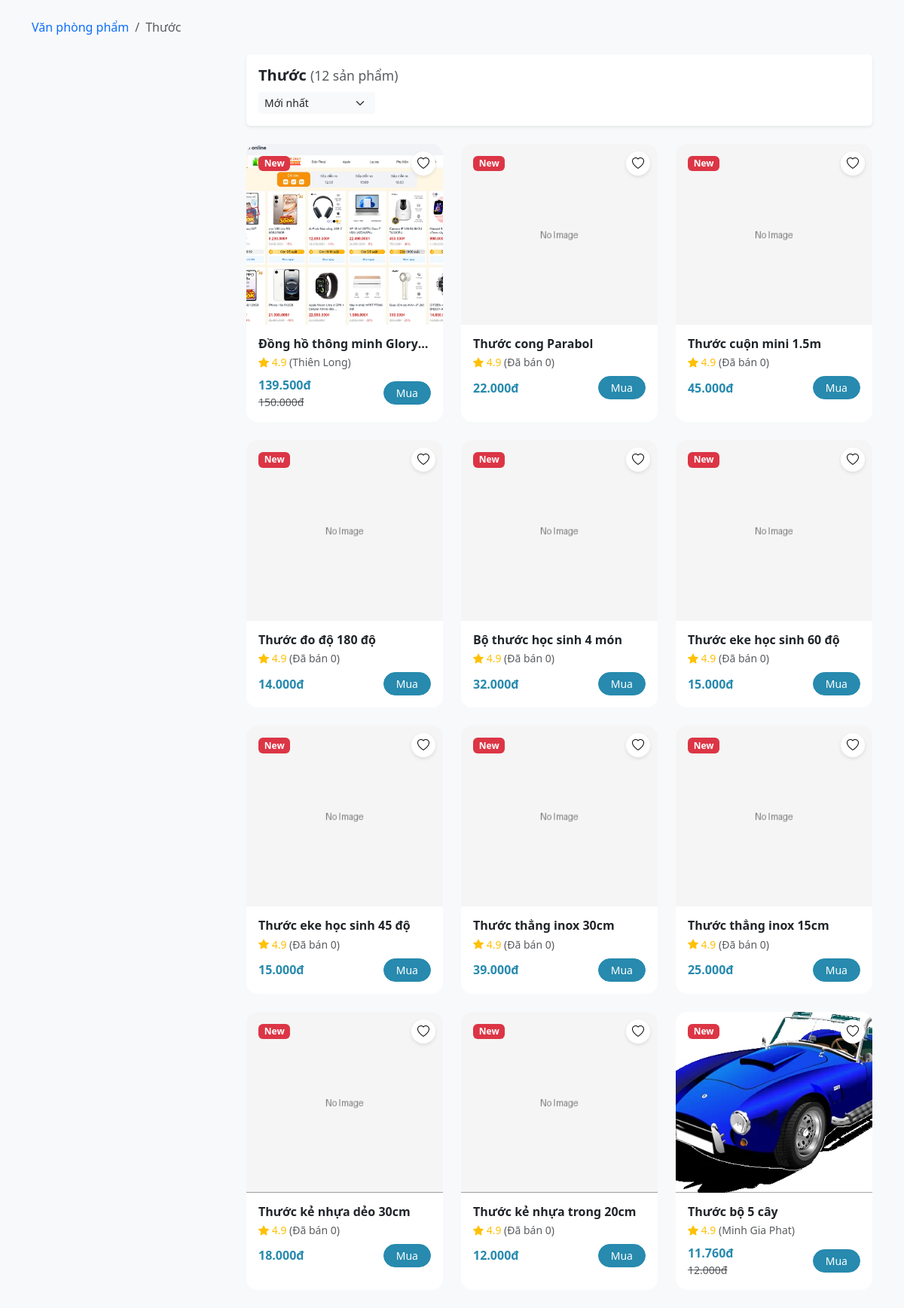
/category/thuoc/detail/, run on the app's committed database.
### store/models.py (models this page shows, shortened)
class Category(ImageOptimizationsMixin, MPTTModel):
    name = models.CharField(max_length=255)
    parent = TreeForeignKey(
        "self", on_delete=models.CASCADE, null=True, blank=True, related_name="children"
    )
    slug = models.SlugField(unique=True, blank=True)
    icon_code = models.CharField(max_length=150, blank=True)
    image = models.ImageField(upload_to=original_upload_path, blank=True, null=True)
    is_active = models.BooleanField(default=True, db_default=True)
    is_featured = models.BooleanField(default=False)
    display_order = models.IntegerField(default=0)
    created_at = models.DateTimeField(auto_now_add=True)
    update_at = models.DateTimeField(auto_now=True)
    meta_title = models.CharField(max_length=200, blank=True)
    meta_description = models.TextField(max_length=500, blank=True)
    meta_keywords = models.CharField(max_length=300, blank=True)
    objects = models.Manager()
    active = ActiveManager()
    class MPTTMeta:
        order_insertion_by = ["display_order", "name"]
    class Meta:
        verbose_name_plural = "Categories"
        ordering = ["display_order", "name"]
    def get_absolute_url(self):
        return reverse("store:category_detail", kwargs={"slug": self.slug})
    def get_products_queryset(
        self, brand=None, min_price=None, max_price=None, sort=None, is_active=True
    ):
        category_ids = [self.id] + list(
            self.get_descendants().values_list("id", flat=True)
        )
        queryset = Product.objects.filter(category_id__in=category_ids).select_related(
            "brand", "category"
        )
        if is_active:
            queryset = queryset.filter(is_active=True)
        if brand:
            queryset = queryset.filter(brand__slug=brand)
        if min_price:
            queryset = queryset.filter(price__gte=min_price)
        if max_price:
            queryset = queryset.filter(price__lte=max_price)
        sort_mapping = {
            "price_asc": "price",
            "price_desc": "-price",
            "name_asc": "name",
            "name_desc": "-name",
        }
        if sort in sort_mapping:
            queryset = queryset.order_by(sort_mapping[sort])
        elif sort == "bestseller":
            queryset = queryset.annotate(sold=Sum("order_items__quantity")).order_by(
                "-sold"
            )
        else:
            queryset = queryset.order_by("-created_at")
        return queryset
    def get_grouped_products(self, limit=12, **kwargs):
        grouped_data = []
        children = self.children.filter(is_active=True)
        targets = children if children.exists() else [self]
        for child in targets:
            products = list(child.get_products_queryset(**kwargs)[:limit])
            if products:
                grouped_data.append({"category": child, "products": products})
        return grouped_data

class Product(models.Model):
    name = models.CharField(max_length=255)
    category = models.ForeignKey(
        Category, on_delete=models.PROTECT, related_name="category_products"
    )
    brand = models.ForeignKey(
        Brand,
        on_delete=models.PROTECT,
        related_name="brand_products",
        null=True,
        blank=True,
    )
    slug = models.SlugField(unique=True, blank=True)
    description = models.TextField(blank=True)
    short_description = models.CharField(max_length=300, blank=True)
    price = models.DecimalField(max_digits=10, decimal_places=2)
    discount_percent = models.DecimalField(
        max_digits=5, decimal_places=0, default=Decimal("0")
    )
    cost_price = models.DecimalField(
        max_digits=10, decimal_places=2, default=Decimal("10.00")
    )
    stock = models.PositiveIntegerField(default=0)
    low_stock_threshold = models.PositiveIntegerField(default=5)
    track_stock = models.BooleanField(default=True)
    is_active = models.BooleanField(default=True)
    is_featured = models.BooleanField(default=False)
    is_sold = models.BooleanField(default=False)
    created_at = models.DateTimeField(auto_now_add=True)
    updated_at = models.DateTimeField(auto_now=True)
    create_by = models.ForeignKey(
        settings.AUTH_USER_MODEL,
        on_delete=models.CASCADE,
        related_name="products",
        blank=True,
        null=True,
    )
    meta_title = models.CharField(max_length=200, blank=True)
    meta_description = models.TextField(max_length=500, blank=True)
    meta_keywords = models.CharField(max_length=300, blank=True)
    objects = models.Manager()
    active = ActiveManager()
    class Meta:
        ordering = ["-created_at"]
    @property
    def sold_count(self):
        total = self.order_items.filter(
            order__status__in=["PAID", "SHIPPED"]
        ).aggregate(total=Sum("quantity"))["total"]
        return total or 0
    @property
    def price_sale(self):
        if self.discount_percent == 0:
            return self.price
        return self.price - (self.price * self.discount_percent / Decimal("100"))
    @property
    def is_in_stock(self):
        return self.stock > 0 if self.track_stock else True
    @property
    def main_image(self):
        return self.images.filter(is_main=True).first() or self.images.first()
    @property
    def main_image_url(self):
        return self.main_image.medium_url if self.main_image else DEFAULT_PRODUCT_IMAGE
    @property
    def main_image_original_url(self):
        image = self.main_image
        if image:
            return image.original_url
        return DEFAULT_PRODUCT_IMAGE

class ProductImage(ImageOptimizationsMixin, models.Model):
    product = models.ForeignKey(
        Product, on_delete=models.CASCADE, related_name="images"
    )
    is_main = models.BooleanField(default=False)
    order = models.PositiveIntegerField(default=0, db_index=True)
    image = models.ImageField(upload_to=original_upload_path)
    thumbnail = models.ImageField(
        blank=True,
        null=True,
        editable=False,
    )
    medium = models.ImageField(
        blank=True,
        null=True,
        editable=False,
    )
    class Meta:
        ordering = ["order"]
        unique_together = ("product", "order")
        constraints = [
            models.UniqueConstraint(
                fields=["product"],
                condition=Q(is_main=True),
                name="unique_main_image_per_product",
            )
        ]
    @property
    def original_url(self):
        return self.image.url if self.image else DEFAULT_PRODUCT_IMAGE
    @property
    def medium_url(self):
        return self.medium.url if self.medium else self.original_url

class Brand(models.Model):
    name = models.CharField(max_length=255)
    slug = models.SlugField(unique=True, blank=True)

### store/views.py (the view)
class CategoryDetailView(DetailView):
    model = Category
    context_object_name = "category"
    template_name = "store/categories/category_detail.html"
    def get_object(self):
        return get_object_or_404(Category.active, slug=self.kwargs["slug"])
    def get(self, request, *args, **kwargs):
        category = self.get_object()
        breadcrumb_items = OrderedDict()
        ancestors = []
        current = category
        while current:
            ancestors.insert(0, current)
            current = current.parent
        for cat in ancestors:
            breadcrumb_items[cat.name] = reverse(
                "store:category_detail", kwargs={"slug": cat.slug}
            )
        request.custom_breadcrumb = breadcrumb_items
        return super().get(request, *args, **kwargs)
    def get_context_data(self, **kwargs):
        context = super().get_context_data(**kwargs)
        category = self.object
        brand = self.request.GET.get("brand")
        min_p = self.request.GET.get("min_price")
        max_p = self.request.GET.get("max_price")
        sort = self.request.GET.get("sort")
        products = category.get_products_queryset(
            brand=brand, min_price=min_p, max_price=max_p, sort=sort
        )
        paginator = Paginator(products, 12)
        page_obj = paginator.get_page(self.request.GET.get("page"))
        price_range = category.get_products_queryset().aggregate(
            min_price=Min("price"),
            max_price=Max("price"),
        )
        context.update(
            {
                "breadcrumb": get_breadcrumb(category=category),
                "grouped_products": category.get_grouped_products(
                    brand=brand, min_price=min_p, max_price=max_p, sort=sort
                ),
                "page_obj": page_obj,
                "products": page_obj,
                "brands": Brand.objects.all(),
                "categories": Category.active.filter(
                    parent__isnull=True
                ).prefetch_related("children"),
                "custom_breadcrumb": getattr(self.request, "custom_breadcrumb", {}),
                "min_category_price": price_range["min_price"] or 0,
                "max_category_price": price_range["max_price"] or 0,
            }
        )
        return context

### templates/store/categories/category_detail.html (shortened to what this page needs)
{% extends 'base.html' %}
{% load static %}
{% load format_filter %}
{% block content %}
    <div class="category-container bg-light py-4">
        <div class="container">
            <nav aria-label="breadcrumb" class="mb-4">
                <ol class="breadcrumb">
                    {% for name, url in custom_breadcrumb.items %}
                        <li class="breadcrumb-item {% if forloop.last %}active{% endif %}">
                            {% if not forloop.last %}
                                <a href="{{ url }}" class="text-decoration-none">{{ name }}</a>
                            {% else %}
                                {{ name }}
                            {% endif %}
                        </li>
                    {% endfor %}
                </ol>
            </nav>
            <div class="row g-4">
                <aside class="col-lg-3">
                    </aside>
                    <main class="col-lg-9">
                        <div class="sort-bar shadow-sm d-flex justify-content-between align-items-center p-3 bg-white rounded mb-4">
                            <h5 class="fw-bold mb-0">{{ category.name }} <span class="text-muted fw-normal small">({{ page_obj.paginator.count }} sản phẩm)</span></h5>
                            <form class="d-flex align-items-center gap-3"
                                  action=""
                                  method="get"
                                  id="sortForm">
                                <select name="sort"
                                        class="form-select form-select-sm border-0 bg-light"
                                        style="width: auto"
                                        onchange="this.form.submit()">
                                    <option value="newest"
                                            {% if request.GET.sort == "newest" %}selected{% endif %}>Mới nhất</option>
                                </select>
                            </form>
                        </div>
                        <div class="row g-4">
                            {% for product in products %}
                                <div class="col-6 col-lg-4">{% include 'partials/products/product_cart.html' with product=product %}</div>
                            {% empty %}
                                <div class="col-12 text-center py-5">
                                    <i class="bi bi-search fs-1 text-muted"></i>
                                    <p class="text-muted mt-2">Không tìm thấy sản phẩm nào phù hợp.</p>
                                </div>
                            {% endfor %}
                        </div>
                    </main>
                </div>
            </div>
        </div>
    {% endblock %}

### templates/base.html (shortened to what this page needs)
<!DOCTYPE html>
<html lang="vi">
    <head>{% include "partials/base/header.html" %}</head>
    <body>
        {% block content %}{% endblock %}
    </body>
</html>

### templates/partials/base/header.html (shortened to what this page needs)
{% load static %}
<link href="https://cdn.jsdelivr.net/npm/bootstrap@5.3.0/dist/css/bootstrap.min.css"
      rel="stylesheet">
<link rel="stylesheet"
      href="https://cdn.jsdelivr.net/npm/bootstrap-icons@1.11.0/font/bootstrap-icons.css" />
<link rel="stylesheet"
      href="https://cdnjs.cloudflare.com/ajax/libs/lightbox2/2.11.4/css/lightbox.min.css" />
<link rel="stylesheet" href="{% static 'core/css/main.css' %}" />
<link rel="stylesheet" href="{% static 'core/css/base.css' %}" />
<link rel="stylesheet" href="{% static 'core/css/footer.css' %}" />
<link rel="stylesheet" href="{% static 'core/css/hero.css' %}" />
<link rel="stylesheet" href="{% static 'core/css/navbar.css' %}" />
<link rel="stylesheet" href="{% static 'core/css/mobile.css' %}" />
<link rel="stylesheet" href="{% static 'search/css/search_people.css' %}" />
<link rel="stylesheet" href="{% static 'registration/css/account.css' %}" />
<link rel="stylesheet" href="{% static 'registration/css/profile.css' %}" />
<link rel="stylesheet" href="{% static 'registration/css/dashboard.css' %}" />
<link rel="stylesheet"
      href="{% static 'store/products/css/product_cart.css' %}" />
<link rel="stylesheet"
      href="{% static 'store/products/css/flashsale.css' %}" />

### templates/partials/products/product_cart.html (shortened to what this page needs)
{% load format_filter %}
<div class="product-card bg-white h-100">
  <div class="position-relative">
    <div class="product-img-wrapper">
      <a href="{{ product.main_image_original_url }}"
         data-lightbox="product-{{ product.pk }}"
         data-title="{{ product.name }}">
        <img src="{{ product.main_image_url }}"
             class="product-main-img"
             alt="{{ product.name }}" />
      </a>
      <button class="btn-wishlist"
              type="button"
              aria-label="Yêu thích {{ product.name }}">
        <i class="bi bi-heart"></i>
      </button>
    </div>
    <span class="badge bg-danger position-absolute top-0 start-0 m-3">New</span>
  </div>
  <div class="p-3">
    <a href="{% url 'store:product_detail' product.slug %}"
       class="text-dark text-decoration-none">
      <h6 class="fw-bold mb-1 text-truncate">{{ product.name }}</h6>
    </a>
    <div class="text-warning small mb-2">
      <i class="bi bi-star-fill"></i> 4.9
      {% if product.brand %}
        <span class="text-muted">({{ product.brand.name }})</span>
      {% else %}
        <span class="text-muted">(Đã bán {{ product.sold_count|default:'0' }})</span>
      {% endif %}
    </div>
    <div class="d-flex justify-content-between align-items-center gap-2">
      <div>
        <span class="fw-bold text-primary">{{ product.price_sale|dot_thousands }}đ</span>
        {% if product.discount_percent %}
          <small class="text-muted text-decoration-line-through d-block">{{ product.price|dot_thousands }}đ</small>
        {% endif %}
      </div>
      {% if product.is_in_stock %}
        <a hx-get="{% url 'store:add_to_cart' product.slug %}"
           hx-target='#cart-count'
           hx-swap="outerHTML"
           class="btn btn-sm btn-primary rounded-pill px-3">Mua</a>
      {% else %}
        <button class="btn btn-sm btn-outline-secondary rounded-pill px-3"
                type="button"
                disabled>Hết</button>
      {% endif %}
    </div>
  </div>
</div>

### templates/partials/base/js.html (shortened to what this page needs)
{% load static %}

### data on the page
Category: custom_breadcrumb "Văn phòng phẩm"
Category: custom_breadcrumb "Thước", name "Thước"
Product: main_image_url (picture), name "Đồng hồ thông minh Glory…", brand.name "Thiên Long", price_sale|dot_thousands "139.500", price|dot_thousands "150.000", track_stock "Mua"
Product: name "Thước cong Parabol", sold_count "0", price_sale|dot_thousands "22.000", track_stock "Mua"
Product: name "Thước cuộn mini 1.5m", sold_count "0", price_sale|dot_thousands "45.000", track_stock "Mua"
Product: name "Thước đo độ 180 độ", sold_count "0", price_sale|dot_thousands "14.000", track_stock "Mua"
Product: name "Bộ thước học sinh 4 món", sold_count "0", price_sale|dot_thousands "32.000", track_stock "Mua"
Product: name "Thước eke học sinh 60 độ", sold_count "0", price_sale|dot_thousands "15.000", track_stock "Mua"
Product: name "Thước eke học sinh 45 độ", sold_count "0", price_sale|dot_thousands "15.000", track_stock "Mua"
Product: name "Thước thẳng inox 30cm", sold_count "0", price_sale|dot_thousands "39.000", track_stock "Mua"
Product: name "Thước thẳng inox 15cm", sold_count "0", price_sale|dot_thousands "25.000", track_stock "Mua"
Product: name "Thước kẻ nhựa dẻo 30cm", sold_count "0", price_sale|dot_thousands "18.000", track_stock "Mua"
Product: name "Thước kẻ nhựa trong 20cm", sold_count "0", price_sale|dot_thousands "12.000", track_stock "Mua"
Product: main_image_url (picture), name "Thước bộ 5 cây", brand.name "Minh Gia Phat", price_sale|dot_thousands "11.760", price|dot_thousands "12.000", track_stock "Mua"

### other printed values
{{ page_obj.paginator.count }} "12"
